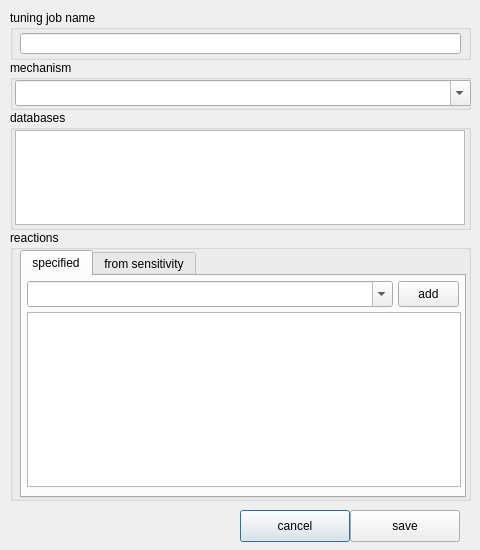
<?xml version="1.0" encoding="UTF-8"?>
<ui version="4.0">
 <class>Dialog</class>
 <widget class="QDialog" name="Dialog">
  <property name="geometry">
   <rect>
    <x>0</x>
    <y>0</y>
    <width>480</width>
    <height>550</height>
   </rect>
  </property>
  <property name="sizePolicy">
   <sizepolicy hsizetype="Fixed" vsizetype="Fixed">
    <horstretch>0</horstretch>
    <verstretch>0</verstretch>
   </sizepolicy>
  </property>
  <property name="windowTitle">
   <string>tuning options</string>
  </property>

  <widget class="QGroupBox" name="groupBox">
   <property name="geometry">
    <rect>
     <x>10</x>
     <y>10</y>
     <width>461</width>
     <height>50</height>
    </rect>
   </property>
   <property name="title">
    <string>tuning job name</string>
   </property>
   <property name="flat">
    <bool>true</bool>
   </property>
   <widget class="QLineEdit" name="txt_name">
    <property name="geometry">
     <rect>
      <x>10</x>
      <y>23</y>
      <width>441</width>
      <height>21</height>
     </rect>
    </property>
    <property name="readOnly">
     <bool>false</bool>
    </property>
   </widget>
  </widget>

  <widget class="QGroupBox" name="groupBoxMech">
   <property name="geometry">
    <rect>
     <x>10</x>
     <y>60</y>
     <width>461</width>
     <height>50</height>
    </rect>
   </property>
   <property name="title">
    <string>mechanism</string>
   </property>
   <property name="flat">
    <bool>true</bool>
   </property>

   <widget class="QComboBox" name="cb_mech">
    <property name="geometry">
     <rect>
      <x>5</x>
      <y>20</y>
      <width>456</width>
      <height>26</height>
     </rect>
    </property>
    <property name="editable">
     <bool>true</bool>
    </property>
    <property name="insertPolicy">
     <enum>QComboBox::NoInsert</enum>
    </property>
   </widget>
  </widget>

  <widget class="QGroupBox" name="groupBoxDbs">
   <property name="geometry">
    <rect>
     <x>10</x>
     <y>110</y>
     <width>461</width>
     <height>120</height>
    </rect>
   </property>
   <property name="title">
    <string>databases</string>
   </property>
   <property name="flat">
    <bool>true</bool>
   </property>
   <widget class="QListView" name="list_dbs">
    <property name="enabled">
     <bool>true</bool>
    </property>
    <property name="geometry">
     <rect>
      <x>5</x>
      <y>20</y>
      <width>450</width>
      <height>95</height>
     </rect>
    </property>
   </widget>
  </widget>

  <widget class="QGroupBox" name="groupBox_2">
   <property name="geometry">
    <rect>
     <x>10</x>
     <y>230</y>
     <width>461</width>
     <height>271</height>
    </rect>
   </property>
   <property name="title">
    <string>reactions</string>
   </property>
   <property name="flat">
    <bool>true</bool>
   </property>

   <widget class="QTabWidget" name="tabWidget">
    <property name="geometry">
     <rect>
      <x>10</x>
      <y>20</y>
      <width>446</width>
      <height>248</height>
     </rect>
    </property>
    <property name="currentIndex">
     <number>0</number>
    </property>
    <widget class="QWidget" name="tab">
     <attribute name="title">
      <string>specified</string>
     </attribute>

     <widget class="QComboBox" name="cb_rxn">
      <property name="geometry">
       <rect>
        <x>5</x>
        <y>5</y>
        <width>366</width>
        <height>26</height>
       </rect>
      </property>
      <property name="editable">
       <bool>true</bool>
      </property>
      <property name="insertPolicy">
       <enum>QComboBox::NoInsert</enum>
      </property>
     </widget>
     <widget class="QPushButton" name="btn_add_rxn">
      <property name="geometry">
       <rect>
        <x>376</x>
        <y>5</y>
        <width>61</width>
        <height>26</height>
       </rect>
      </property>
      <property name="text">
       <string>add</string>
      </property>
      <property name="autoDefault">
       <bool>false</bool>
      </property>
      <property name="default">
       <bool>true</bool>
      </property>
     </widget>

     <widget class="QTableView" name="table_rxn">
      <property name="geometry">
       <rect>
        <x>5</x>
        <y>36</y>
        <width>434</width>
        <height>175</height>
       </rect>
      </property>
      <property name="showGrid">
       <bool>false</bool>
      </property>
      <attribute name="horizontalHeaderVisible">
       <bool>false</bool>
      </attribute>
      <attribute name="verticalHeaderVisible">
       <bool>false</bool>
      </attribute>
     </widget>

     <widget class="QPushButton" name="btn_del_rxn">
      <property name="geometry">
       <rect>
        <x>376</x>
        <y>244</y>
        <width>61</width>
        <height>26</height>
       </rect>
      </property>
      <property name="text">
       <string>delete</string>
      </property>
      <property name="autoDefault">
       <bool>false</bool>
      </property>
      <property name="default">
       <bool>false</bool>
      </property>
     </widget>
    </widget> <!-- TAB1 -->

    <widget class="QWidget" name="tab_2">
     <attribute name="title">
      <string>from sensitivity</string>
     </attribute>

     <widget class="QComboBox" name="cb_sens">
      <property name="geometry">
       <rect>
        <x>5</x>
        <y>5</y>
        <width>366</width>
        <height>26</height>
       </rect>
      </property>
      <property name="editable">
       <bool>true</bool>
      </property>
      <property name="insertPolicy">
       <enum>QComboBox::NoInsert</enum>
      </property>
     </widget>
     <widget class="QPushButton" name="btn_add_sens_rxns">
      <property name="geometry">
       <rect>
        <x>376</x>
        <y>5</y>
        <width>61</width>
        <height>26</height>
       </rect>
      </property>
      <property name="text">
       <string>add</string>
      </property>
      <property name="autoDefault">
       <bool>false</bool>
      </property>
      <property name="default">
       <bool>true</bool>
      </property>
     </widget>


     <widget class="QLabel" name="label">
      <property name="enabled">
       <bool>true</bool>
      </property>
      <property name="geometry">
       <rect>
        <x>5</x>
        <y>35</y>
        <width>90</width>
        <height>20</height>
       </rect>
      </property>
      <property name="text">
       <string>num reactions</string>
      </property>
      <property name="alignment">
       <set>Qt::AlignRight|Qt::AlignTrailing|Qt::AlignVCenter</set>
      </property>
     </widget>

     <widget class="QSpinBox" name="spin_sens_numrxn">
      <property name="enabled">
       <bool>true</bool>
      </property>
      <property name="geometry">
       <rect>
        <x>100</x>
        <y>35</y>
        <width>55</width>
        <height>20</height>
       </rect>
      </property>
      <property name="readOnly">
       <bool>false</bool>
      </property>
     </widget>

     <widget class="QCheckBox" name="ck_exsm">
      <property name="geometry">
       <rect>
        <x>183</x>
        <y>35</y>
        <width>225</width>
        <height>18</height>
       </rect>
      </property>
      <property name="text">
       <string>exclude small molecule reactions</string>
      </property>
      <property name="checked">
       <bool>false</bool>
      </property>
     </widget>

     <widget class="QTableView" name="table_rxn_sens">
      <property name="geometry">
       <rect>
        <x>5</x>
        <y>62</y>
        <width>434</width>
        <height>149</height>
       </rect>
      </property>
      <property name="showGrid">
       <bool>false</bool>
      </property>
      <attribute name="horizontalHeaderVisible">
       <bool>false</bool>
      </attribute>
      <attribute name="verticalHeaderVisible">
       <bool>false</bool>
      </attribute>
     </widget>
    </widget>

   </widget>
  </widget>

  <widget class="QPushButton" name="btn_cancel">
   <property name="geometry">
    <rect>
     <x>240</x>
     <y>510</y>
     <width>110</width>
     <height>32</height>
    </rect>
   </property>
   <property name="text">
    <string>cancel</string>
   </property>
  </widget>
  <widget class="QPushButton" name="btn_save">
   <property name="geometry">
    <rect>
     <x>350</x>
     <y>510</y>
     <width>110</width>
     <height>32</height>
    </rect>
   </property>
   <property name="text">
    <string>save</string>
   </property>
  </widget>
 </widget>
 <resources/>
 <connections/>
</ui>
